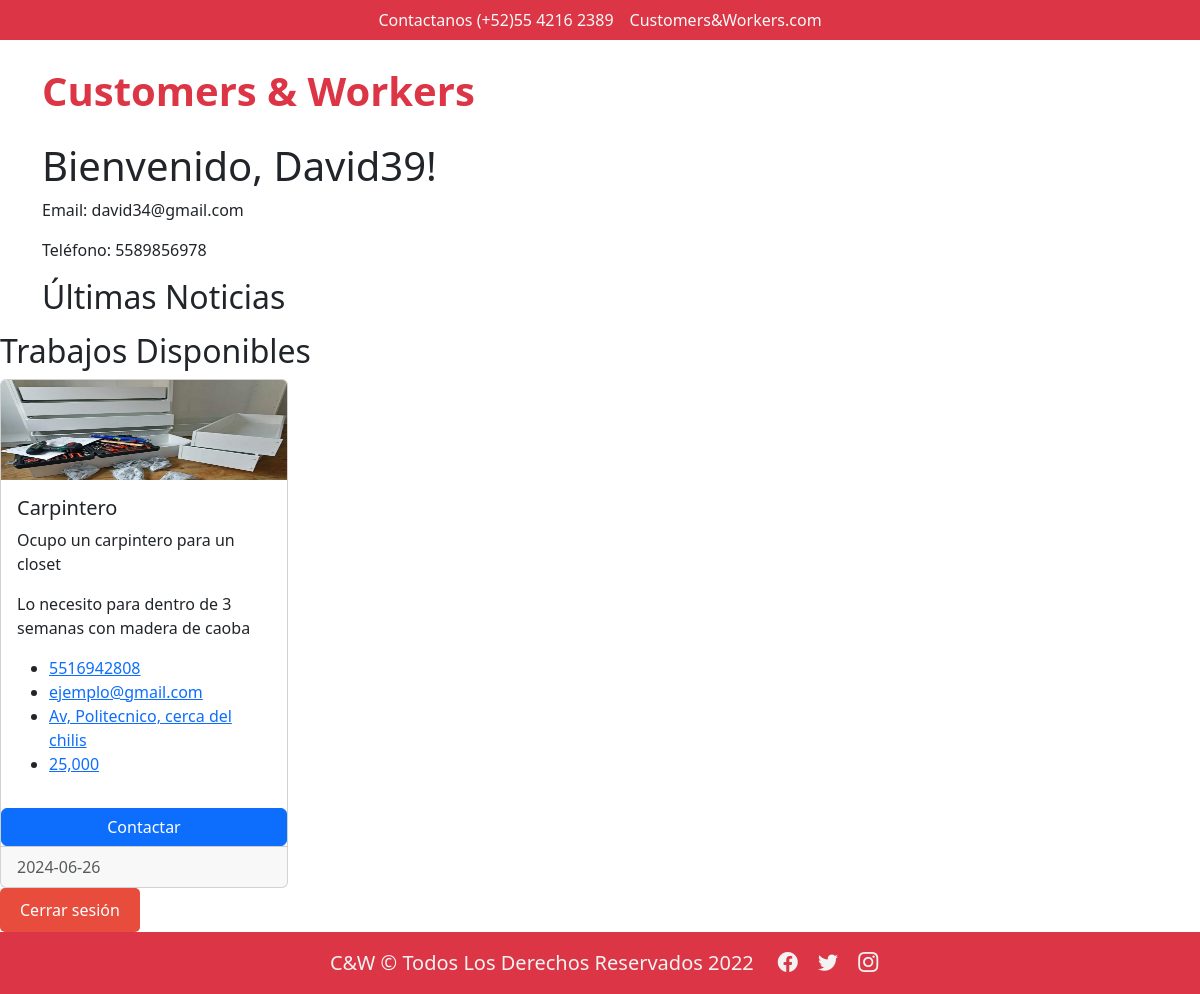
The app's page /php/welcom.php (signed in) with its own data.
### tables this page shows
CREATE TABLE IF NOT EXISTS `users` (
  `id` int(11) NOT NULL AUTO_INCREMENT,
  `nombre` varchar(50) NOT NULL,
  `apellidos` varchar(50) NOT NULL,
  `usuario` varchar(50) NOT NULL,
  `email` varchar(100) NOT NULL,
  `telefono` varchar(20) NOT NULL,
  `password` varchar(255) NOT NULL,
  `fecha_nacimiento` date NOT NULL,
  `direccion` text NOT NULL,
  `role` varchar(20) NOT NULL DEFAULT 'usuario',
  `last_password_update` date DEFAULT NULL,
  PRIMARY KEY (`id`)
);

CREATE TABLE IF NOT EXISTS `jobs` (
  `id` int(11) NOT NULL AUTO_INCREMENT,
  `titulo` varchar(255) NOT NULL,
  `descripcion` text NOT NULL,
  `detalles` text NOT NULL,
  `telefono` varchar(20) DEFAULT NULL,
  `email` varchar(255) DEFAULT NULL,
  `direccion` varchar(255) DEFAULT NULL,
  `pago` varchar(50) DEFAULT NULL,
  `imagen` varchar(255) DEFAULT NULL,
  `fecha` date DEFAULT NULL,
  PRIMARY KEY (`id`)
);

### php/welcom.php (the view, shortened to what this page needs)
<?php
$servername = "localhost";
$username = "root";
$password = "";
$dbname = "user_registration2";
$conn = new mysqli($servername, $username, $password, $dbname);
$usuario_id = $_SESSION['usuario_id'];
$sql = "SELECT * FROM users WHERE id = ?";
$stmt = $conn->prepare($sql);
$stmt->bind_param("i", $usuario_id);
$stmt->execute();
$result = $stmt->get_result();
$user_data = $result->fetch_assoc();
$sql = "SELECT * FROM jobs";
$result = $conn->query($sql);
?>
<!DOCTYPE html>
<html lang="en">
<head>
    <link rel="stylesheet" href="../css/main.css">
    <link href="https://cdn.jsdelivr.net/npm/bootstrap@5.0.2/dist/css/bootstrap.min.css" rel="stylesheet"
>
    <link href="https://fonts.cdnfonts.com/css/montserrat" rel="stylesheet">
    <link rel="stylesheet" href="https://cdn.jsdelivr.net/npm/bootstrap-icons@1.4.0/font/bootstrap-icons.css">
    <link rel="stylesheet" href="css/bootstrap.css">
</head>
<header class="container-fluid bg-danger d-flex justify-content-center">
    <p class="text-light mb-0 p-2 fs-6">Contactanos (+52)55 4216 2389</p>
    <p class="text-light mb-0 p-2 fs-6">Customers&Workers.com </p>
</header>
<body>
    <nav  class="navbar navbar-expand-lg navbar-light p-3"  id="menu">
        <div class="container">
          <a class="navbar-brand" href="/index.html">
              <span class="fs-1  text-danger fw-bold">Customers & Workers</span>
          </a>
        </div>
      </nav>
<body>
    <header>
        <div class="container">
            <h1>Bienvenido, <?php echo htmlspecialchars($_SESSION['usuario']); ?>!</h1>
        </div>
    </header>
    <div class="container">
        <section id="profile">
            <p>Email: <?php echo htmlspecialchars($user_data['email']); ?></p>
            <p>Teléfono: <?php echo htmlspecialchars($user_data['telefono']); ?></p>
        </section>
    </div>
    <div class="container">
        <div class="news-section">
            <h2>Últimas Noticias</h2>
        </div>
    </div>
    <section id="jobs">
            <h2>Trabajos Disponibles</h2>
            <div class="card-container">
                <?php while ($row = $result->fetch_assoc()) { ?>
                <div class="card" style="width: 18rem;">
                    <img src="../imagenes/Imag_Trab/<?php echo htmlspecialchars($row['imagen']); ?>" class="card-img-top" height="100" style="width: 100%">
                    <div class="card-body">
                        <h5 class="card-title"><?php echo htmlspecialchars($row['titulo']); ?></h5>
                        <p class="card-text"><?php echo htmlspecialchars($row['descripcion']); ?></p>
                        <p><?php echo htmlspecialchars($row['detalles']); ?></p>
                        <ul class="list basic_info">
                            <li><a href="#"><i class="lnr lnr-phone-handset"></i> <?php echo htmlspecialchars($row['telefono']); ?></a></li>
                            <li><a href="#"><i class="lnr lnr-envelope"></i> <?php echo htmlspecialchars($row['email']); ?></a></li>
                            <li><a href="#"><i class="lnr lnr-apartment"></i> <?php echo htmlspecialchars($row['direccion']); ?></a></li>
                            <li><a href="#"><i class="lnr lnr-heart"></i> <?php echo htmlspecialchars($row['pago']); ?></a></li>
                        </ul>
                    </div>
                    <a href="#" class="btn btn-primary">Contactar</a>
                    <div class="card-footer text-body-secondary">
                        <?php echo htmlspecialchars($row['fecha']); ?>
                    </div>
                </div>
                <?php } ?>
            </div>
        </section>
<a href="../index.html" class="button">Cerrar sesión</a>
<footer class="w-100 conteiner-fluid bg-danger d-flex  align-items-center justify-content-center flex-wrap">
<p class="fs-5 px-3  pt-3">C&W &copy; Todos Los Derechos Reservados 2022</p>
<div id="iconos" >
    <a href="#"><i class="bi bi-facebook"></i></a>
    <a href="#"><i class="bi bi-twitter"></i></a>
    <a href="#"><i class="bi bi-instagram"></i></a>
</footer>
</body>
</html>

### css/main.css (style rules this page uses)
body { font-family: 'Montserrat', sans-serif; overflow-x: hidden; }
#menu a { font-size: 18px; font-weight: normal; color:#3f3f3f; }
footer { min-height: 50px; }
footer p { color:#f3f3f3; text-align:center; }
#iconos i { font-size: 20px; padding: 0 8px; color:#f3f3f3; }
a.button { display: inline-block; color: #fff; background: #e74c3c; padding: 10px 20px; text-align: center; border-radius: 5px; text-decoration: none; }

### records on screen
users: email "david34@gmail.com", telefono "5589856978"
jobs: imagen (picture), titulo "Carpintero", descripcion "Ocupo un carpintero para un closet", detalles "Lo necesito para dentro de 3 semanas con madera de caoba", telefono "5516942808", email "ejemplo@gmail.com", direccion "Av, Politecnico, cerca del chilis", pago "25,000", fecha "2024-06-26"

### other values on screen
$_SESSION['usuario'] "David39"
